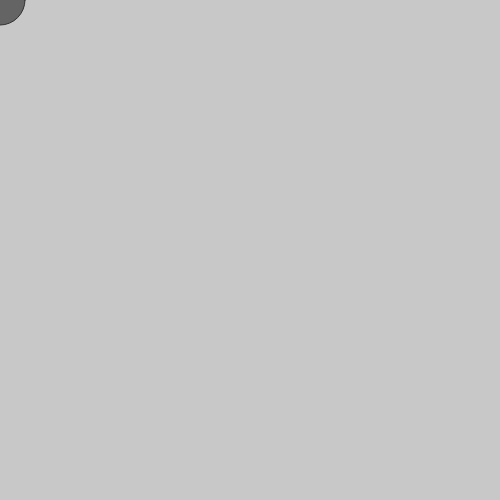
Frame 1 (no input)
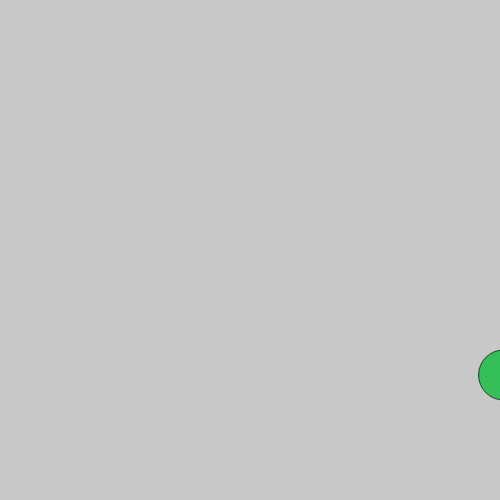
Frame 60 (no input)
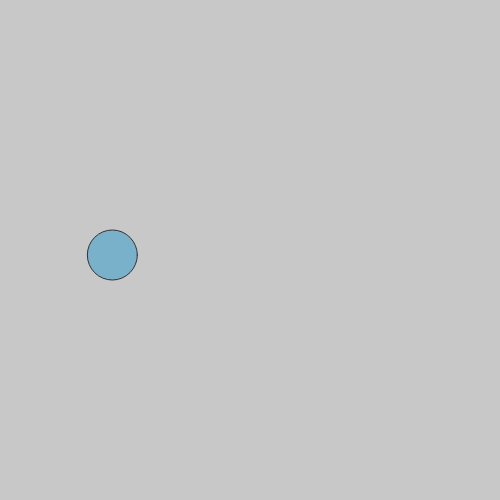
Frame 120 (the mouse pressed at the canvas centre since frame 60)

The p5.js sketch that drew these frames (run headless with seeded random() and noise() and a simulated clock; from frame 60 on, the mouse is pressed at the canvas centre):

// p5.js sketch
// ── sketch.js
// Where is the circle
var x;
var y;

let r = 100;
let g = 100;
let b = 100;


let size = 50;

function setup() {
  createCanvas (500, 500);
  // Starts in the middle
  x = 0;
  y = 0;
  frameRate(60);
}

function draw() {
  background(200);

  // Draw a circle
  stroke(50);
  fill(r,g,b);

  ellipse(x, y, size, size);

  x = x + 15;
  y = y + 15;

  // Reset to the bottom
  if (x > width && y > height) {
    x = random(300,-300);
    y = 0;
    r = random(255);
    g = random(255);
    b = random(255);

  }
}
